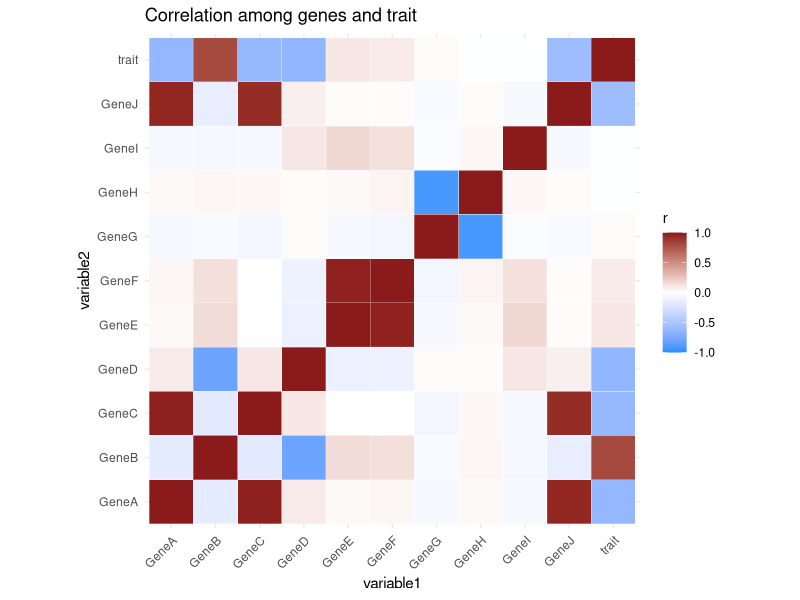
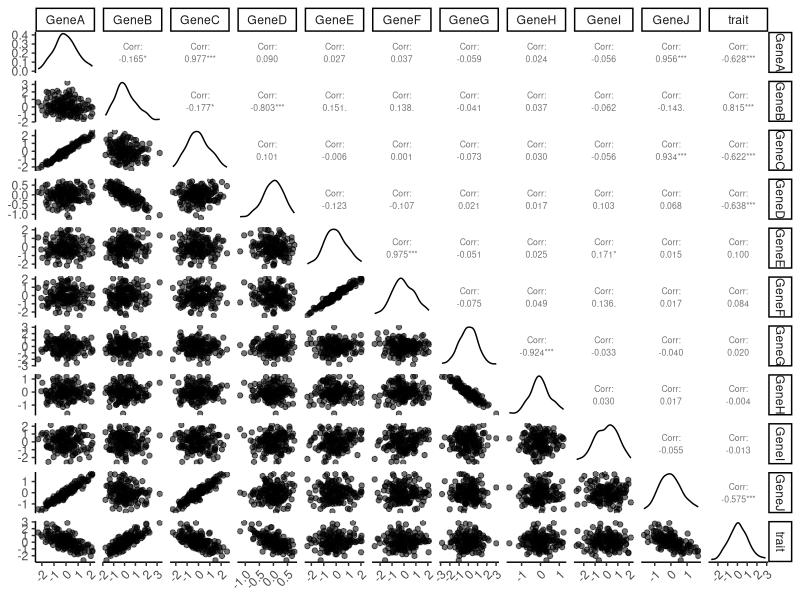
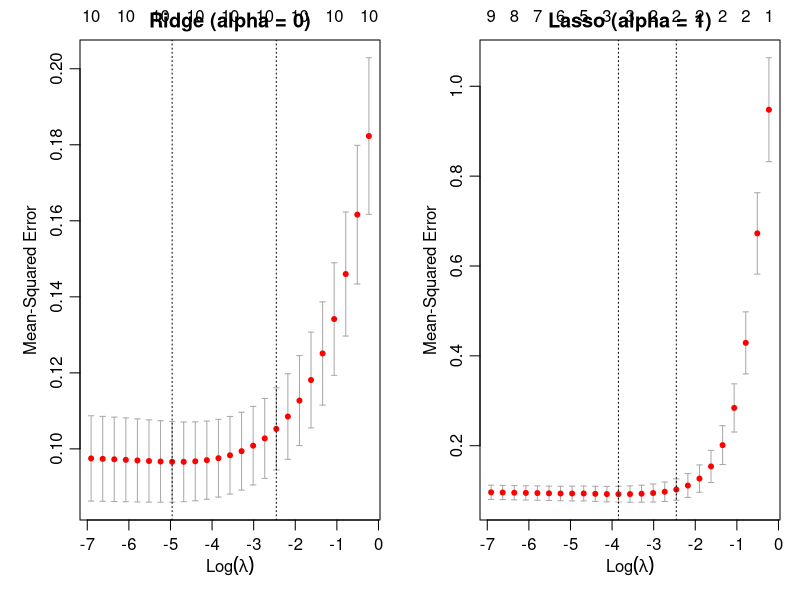
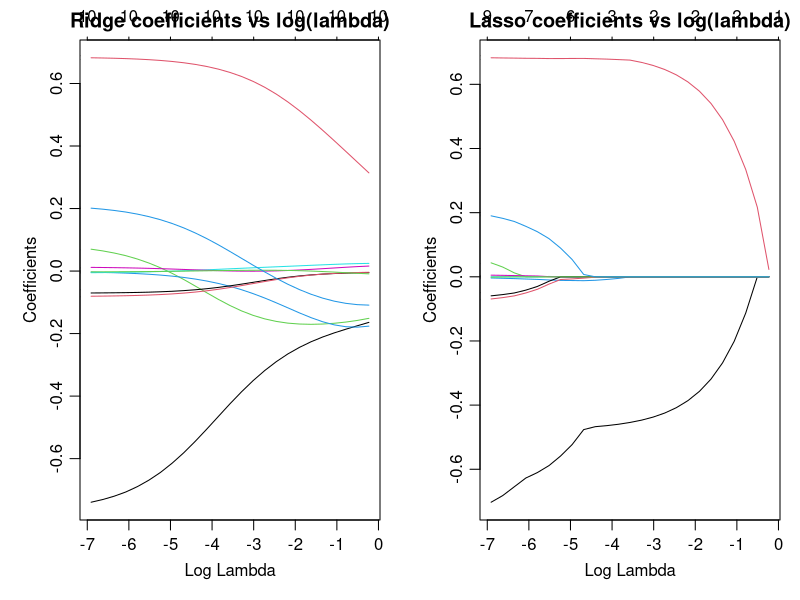
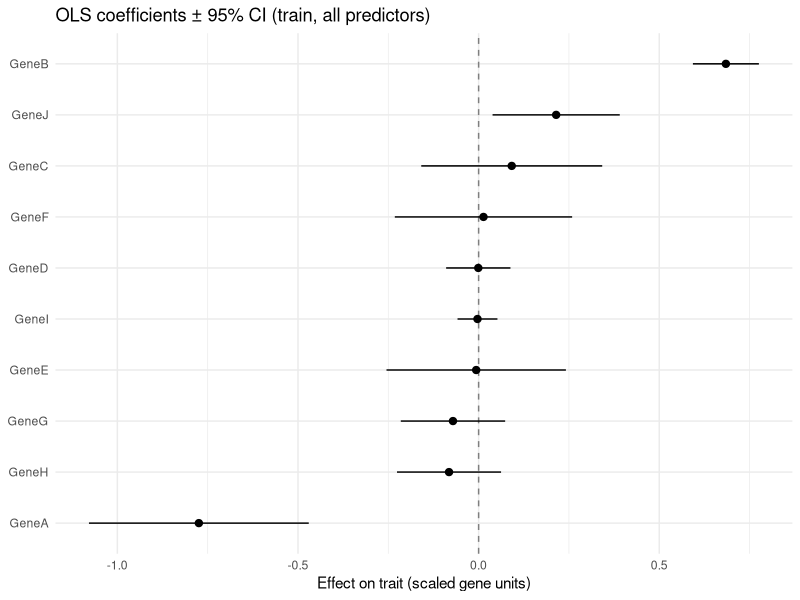
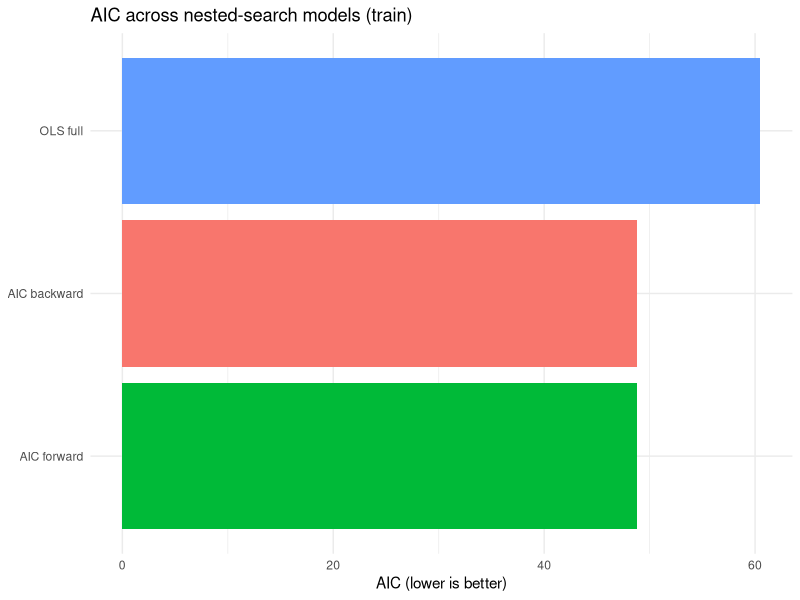
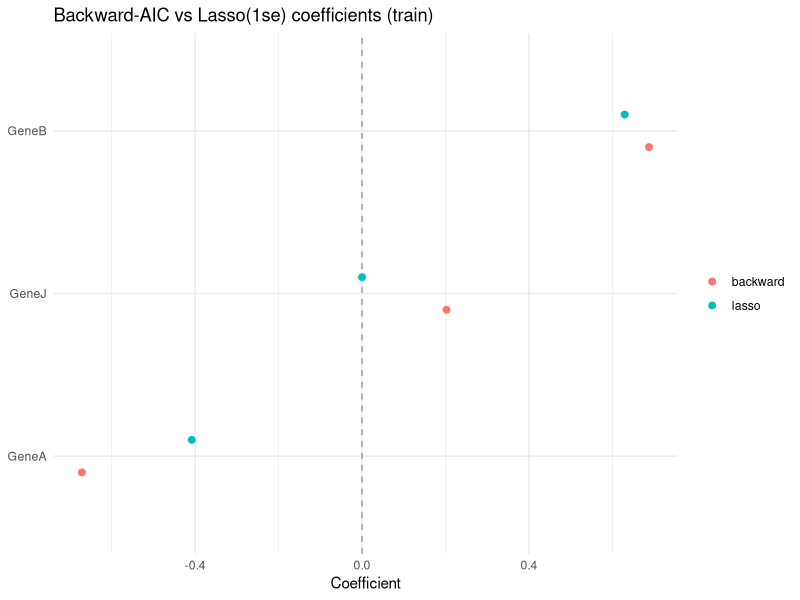
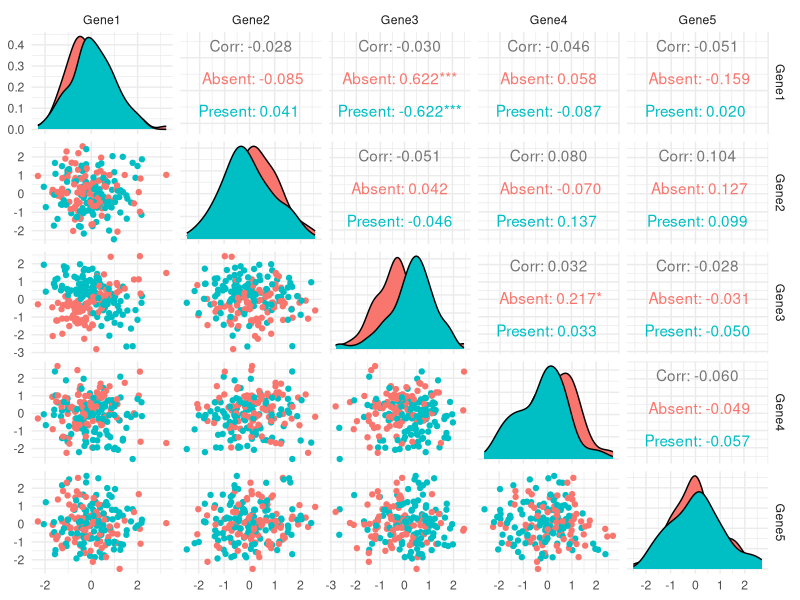

Generate these figures, in order, with R:
## ---- chunk 1
#| label: day01-examples-libs
#| include: false
suppressPackageStartupMessages({
  library(glmnet)
  library(caret)
  library(dplyr)
  library(ggplot2)
  library(GGally)
  library(rlang)
  library(MASS)
})
theme_set(theme_classic())
knitr::opts_chunk$set(
  message = FALSE,
  warning = FALSE,
  fig.align = "center",
  out.width = "100%",
  dpi = 120
)
## ---- chunk 2
#| label: day01-linear-sim-data
#| echo: false
#| results: hide
set.seed(123)
n <- 150
p <- 10
gene_names <- c("GeneA", "GeneB", "GeneC", "GeneD", "GeneE", "GeneF", "GeneG", "GeneH", "GeneI", "GeneJ")
gene_data <- matrix(rnorm(n * p), nrow = n)
colnames(gene_data) <- gene_names
trait <- -0.5 * gene_data[, "GeneA"] + 0.8 * gene_data[, "GeneB"] + rnorm(n, sd = 0.3)
gene_data[, "GeneC"] <- gene_data[, "GeneA"] + rnorm(n, sd = 0.2)
gene_data[, "GeneD"] <- -0.3 * gene_data[, "GeneB"] + rnorm(n, sd = 0.2)
for (i in 5:p) gene_data[, gene_names[i]] <- rnorm(n)
gene_data[, "GeneF"] <- gene_data[, "GeneE"] + rnorm(n, sd = 0.2)
gene_data[, "GeneH"] <- -0.5 * gene_data[, "GeneG"] + rnorm(n, sd = 0.2)
gene_data[, "GeneJ"] <- 0.7 * gene_data[, "GeneA"] + rnorm(n, sd = 0.2)
data_trait <- as.data.frame(cbind(gene_data, trait))
## ---- chunk 3
#| label: day01-correlation-heatmap
#| echo: false
#| fig-height: 4.5
#| fig-width: 8
correlation_matrix <- cor(data_trait)
cor_data <- as.data.frame(as.table(correlation_matrix)) |>
  dplyr::rename(variable1 = Var1, variable2 = Var2, correlation = Freq)
ggplot(cor_data, aes(variable1, variable2, fill = correlation)) +
  geom_tile(color = "white") +
  scale_fill_gradient2(
    low = "dodgerblue", high = "firebrick4", mid = "white",
    midpoint = 0, limit = c(-1, 1), name = "r"
  ) +
  theme_minimal() +
  theme(axis.text.x = element_text(angle = 45, hjust = 1)) +
  coord_fixed() +
  labs(title = "Correlation among genes and trait")
## ---- chunk 4
#| label: day01-ggpairs-snippet
#| echo: false
#| fig-height: 5.5
#| fig-width: 8
ggpairs(
  data_trait,
  upper = list(continuous = wrap("cor", size = 2.2)),
  aes(alpha = 0.15)
) +
  theme(axis.text.x = element_text(angle = 45, hjust = 1))
## ---- chunk 5
#| label: day01-train-test-glmnet
#| echo: false
#| results: hide
X <- as.matrix(dplyr::select(data_trait, -trait))
y <- data_trait$trait
trainIndex <- createDataPartition(y, p = 0.8, list = FALSE)
X_train <- X[trainIndex, , drop = FALSE]
y_train <- y[trainIndex]
X_test <- X[-trainIndex, , drop = FALSE]
y_test <- y[-trainIndex]
preproc <- preProcess(X_train, method = c("center", "scale"))
X_train_s <- predict(preproc, X_train)
X_test_s <- predict(preproc, X_test)
lam_seq <- 10^seq(-3, -0.1, length.out = 25)
cv_ridge <- cv.glmnet(X_train_s, y_train, alpha = 0, lambda = lam_seq)
cv_lasso <- cv.glmnet(X_train_s, y_train, alpha = 1, lambda = lam_seq)
## ---- chunk 6
#| label: day01-cv-plots
#| echo: false
#| fig-height: 4
#| fig-width: 9
oldpar <- par(mfrow = c(1, 2), mar = c(4, 4, 2, 1), mgp = c(2, 0.7, 0))
plot(cv_ridge, main = "Ridge (alpha = 0)")
plot(cv_lasso, main = "Lasso (alpha = 1)")
par(oldpar)
## ---- chunk 7
#| label: day01-coef-paths
#| echo: false
#| fig-height: 4.2
#| fig-width: 9
fit_ridge <- glmnet(X_train_s, y_train, alpha = 0, lambda = lam_seq)
fit_lasso <- glmnet(X_train_s, y_train, alpha = 1, lambda = lam_seq)
oldpar <- par(mfrow = c(1, 2), mar = c(4, 4, 2, 1), mgp = c(2, 0.7, 0))
plot(fit_ridge, xvar = "lambda", label = TRUE, main = "Ridge coefficients vs log(lambda)")
plot(fit_lasso, xvar = "lambda", label = TRUE, main = "Lasso coefficients vs log(lambda)")
par(oldpar)
## ---- chunk 8
#| label: day01-lm-full-train
#| echo: false
#| results: hide
X_train_df <- as.data.frame(X_train_s)
X_train_df$trait <- y_train
X_test_df <- as.data.frame(X_test_s)
full_lm <- lm(trait ~ ., data = X_train_df)
## ---- chunk 9
#| label: day01-lm-coef-plot
#| echo: false
#| fig-height: 4.2
#| fig-width: 8
cf <- coef(full_lm)
cf <- cf[names(cf) != "(Intercept)"]
ci <- tryCatch(
  confint(full_lm, parm = names(cf)),
  error = function(e) matrix(NA_real_, length(cf), 2, dimnames = list(names(cf), c("2.5 %", "97.5 %")))
)
coef_tbl <- data.frame(
  gene = names(cf),
  estimate = as.numeric(cf),
  lo = as.numeric(ci[, 1]),
  hi = as.numeric(ci[, 2])
)
ggplot(coef_tbl, aes(x = estimate, y = reorder(gene, estimate))) +
  geom_vline(xintercept = 0, linetype = 2, color = "gray50") +
  geom_pointrange(aes(xmin = lo, xmax = hi), fatten = 3) +
  labs(
    title = "OLS coefficients ± 95% CI (train, all predictors)",
    x = "Effect on trait (scaled gene units)", y = NULL
  ) +
  theme_minimal()
## ---- chunk 10
#| label: day01-lm-test-metrics
#| echo: false
#| results: asis
pred_lm_test <- predict(full_lm, newdata = X_test_df)
mse_ols <- mean((y_test - pred_lm_test)^2)
rmse_ols <- sqrt(mse_ols)
r2_ols <- cor(y_test, pred_lm_test)^2
best_lam <- cv_lasso$lambda.1se
lasso_best_fit <- glmnet(X_train_s, y_train, alpha = 1, lambda = best_lam)
pred_lasso_test <- as.numeric(predict(lasso_best_fit, newx = X_test_s))
mse_las <- mean((y_test - pred_lasso_test)^2)
rmse_las <- sqrt(mse_las)
r2_las <- cor(y_test, pred_lasso_test)^2
knitr::kable(
  data.frame(
    model = c("OLS full (train fit)", "Lasso (lambda.1se)"),
    RMSE_test = c(rmse_ols, rmse_las),
    R2_test = c(r2_ols, r2_las)
  ),
  digits = 3,
  caption = "Held-out test performance (same split, scaled features)"
)
## ---- chunk 11
#| label: day01-step-aic
#| echo: false
#| results: hide
backward_model <- stepAIC(full_lm, direction = "backward", trace = FALSE)
start_model <- lm(trait ~ 1, data = X_train_df)
forward_model <- stepAIC(
  start_model,
  direction = "forward",
  scope = list(lower = start_model, upper = full_lm),
  trace = FALSE
)
## ---- chunk 12
#| label: day01-aic-model-sizes
#| echo: false
#| fig-height: 3.2
#| fig-width: 6.5
aic_tbl <- data.frame(
  approach = c("OLS full", "AIC backward", "AIC forward"),
  n_terms = c(
    length(coef(full_lm)),
    length(coef(backward_model)),
    length(coef(forward_model))
  ),
  AIC = c(AIC(full_lm), AIC(backward_model), AIC(forward_model))
)
ggplot(aic_tbl, aes(x = reorder(approach, AIC), y = AIC, fill = approach)) +
  geom_col(show.legend = FALSE) +
  coord_flip() +
  labs(title = "AIC across nested-search models (train)", x = NULL, y = "AIC (lower is better)") +
  theme_minimal()
## ---- chunk 13
#| label: day01-aic-terms-text
#| echo: false
#| results: asis
fmt_f <- function(f) paste(deparse(f), collapse = " ")
cat("**Backward AIC formula:** `", fmt_f(formula(backward_model)), "`\n\n", sep = "")
cat("**Forward AIC formula:** `", fmt_f(formula(forward_model)), "`\n\n", sep = "")
## ---- chunk 14
#| label: day01-aic-vs-lasso-coefs
#| echo: false
#| fig-height: 4
#| fig-width: 9
coef_back <- coef(backward_model)
nm <- names(coef_back)
nm <- nm[nm != "(Intercept)"]
lc_mat <- as.matrix(coef(lasso_best_fit, s = best_lam))
lasso_vals <- ifelse(nm %in% rownames(lc_mat), lc_mat[nm, 1], NA_real_)
coef_compare_long <- rbind(
  data.frame(gene = nm, model = "backward", estimate = as.numeric(coef_back[nm])),
  data.frame(gene = nm, model = "lasso", estimate = lasso_vals)
)
ggplot(coef_compare_long, aes(x = estimate, y = reorder(gene, estimate), color = model)) +
  geom_vline(xintercept = 0, linetype = 2, color = "gray60") +
  geom_point(position = position_dodge(width = 0.4), size = 2) +
  labs(
    title = "Backward-AIC vs Lasso(1se) coefficients (train)",
    x = "Coefficient", y = NULL, color = NULL
  ) +
  theme_minimal()
## ---- chunk 15
#| label: day01-logistic-sim
#| echo: false
#| results: hide
set.seed(123)
n <- 200
p <- 10
gene_names <- paste0("Gene", 1:p)
genes_data <- data.frame(matrix(rnorm(n * p), nrow = n))
colnames(genes_data) <- gene_names
disease_presence <- ifelse(
  0.5 * genes_data$Gene1 + 0.8 * genes_data$Gene3 - 0.3 * genes_data$Gene4 -
    genes_data$Gene1 * genes_data$Gene3 * 2 + rnorm(n, sd = 0.5) > 0,
  1, 0
)
disease_presence <- factor(disease_presence, levels = c(0, 1), labels = c("Absent", "Present"))
bio_data <- data.frame(genes_data, disease_presence)
logistic_model <- glm(disease_presence ~ ., data = bio_data, family = binomial())
## ---- chunk 16
#| label: day01-ggpairs-logistic
#| echo: false
#| fig-height: 5.2
#| fig-width: 8
ggpairs(bio_data, columns = 1:5, aes(color = disease_presence)) +
  theme_minimal()
## ---- chunk 17
#| label: day01-logistic-boundary
#| echo: false
#| fig-height: 4.5
#| fig-width: 7
plot_decision_boundary_logistic <- function(model, data, feature1, feature2) {
  r1 <- range(data[[feature1]])
  r2 <- range(data[[feature2]])
  grid <- expand.grid(
    seq(r1[1] - 1, r1[2] + 1, length.out = 160),
    seq(r2[1] - 1, r2[2] + 1, length.out = 160)
  )
  names(grid) <- c(feature1, feature2)
  for (feat in setdiff(names(data), c(feature1, feature2, "disease_presence"))) {
    grid[[feat]] <- mean(data[[feat]])
  }
  grid$response_prob <- predict(model, newdata = grid, type = "response")
  grid$response_cls <- factor(
    ifelse(grid$response_prob > 0.5, "Present", "Absent"),
    levels = c("Absent", "Present")
  )
  ggplot(data, aes(!!sym(feature1), !!sym(feature2))) +
    geom_tile(
      data = grid,
      aes(!!sym(feature1), !!sym(feature2), fill = response_cls),
      alpha = 0.28,
      inherit.aes = FALSE
    ) +
    geom_point(aes(fill = disease_presence), shape = 21, color = "black", size = 2.5) +
    scale_fill_manual(values = c(Absent = "turquoise", Present = "magenta")) +
    theme_minimal() +
    labs(
      title = "Logistic boundary (Gene1 vs Gene3; other genes at mean)",
      x = feature1, y = feature2, fill = "Class"
    )
}
print(plot_decision_boundary_logistic(logistic_model, bio_data, "Gene1", "Gene3"))
